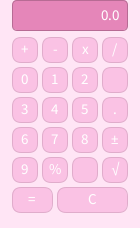
Frame 1 (no input)
Frame 60 (the mouse pressed at the canvas centre just before this capture): identical to frame 1, image omitted
Frame 120 (the mouse held since frame 60 and released just before this capture): identical to frame 1, image omitted

The Processing sketch that drew this single still picture (run headless with seeded random() and noise(); from frame 60 on, the mouse is pressed at the canvas centre):

// Processing sketch: Calculator
// ── Calculator.pde
// Piper Colvin | 15 Sep 2026 | Calculator
Button[] numButtons = new Button[10];
Button[] opButtons = new Button[12];
float l, r, result;
char op;
boolean left, newEntry;
String displayVal;

void setup() {
  size(140, 228);
  l = 0.0;
  r= 0.0;
  result = 0.0;
  op = ' ';
  displayVal = "0.0";
  left = true;
  newEntry = true;
  // Num Buttons
  numButtons[0] = new Button(25, 80, 25, 25, '0');
  numButtons[1] = new Button(55, 80, 25, 25, '1');
  numButtons[2] = new Button(85, 80, 25, 25, '2');
  numButtons[3] = new Button(25, 110, 25, 25, '3');
  numButtons[4] = new Button(55, 110, 25, 25, '4');
  numButtons[5] = new Button(85, 110, 25, 25, '5');
  numButtons[6] = new Button(25, 140, 25, 25, '6');
  numButtons[7] = new Button(55, 140, 25, 25, '7');
  numButtons[8] = new Button(85, 140, 25, 25, '8');
  numButtons[9] = new Button(25, 170, 25, 25, '9');

  // Op Buttons
  opButtons[0] = new Button(25, 50, 25, 25, '+');
  opButtons[1] = new Button(55, 50, 25, 25, '-');
  opButtons[2] = new Button(85, 50, 25, 25, 'x');
  opButtons[3] = new Button(115, 50, 25, 25, '/');
  opButtons[4] = new Button(115, 80, 25, 25, ' ');
  opButtons[5] = new Button(115, 110, 25, 25, '.');
  opButtons[6] = new Button(115, 140, 25, 25, '±');
  opButtons[7] = new Button(55, 170, 25, 25, '%');
  opButtons[8] = new Button(85, 170, 25, 25, ' ');
  opButtons[9] = new Button(115, 170, 25, 25, '√');
  opButtons[10] = new Button(32, 200, 40, 25, '=');
  opButtons[11] = new Button(92, 200, 70, 25, 'C');
}

void draw() {
  background(255, 229, 245);
  drawDisplay();
  for (int i = 0; i < numButtons.length; i++) {
    numButtons[i].display();
    numButtons[i].mouseOver(mouseX, mouseY);
  }
  for (int i = 0; i < opButtons.length; i++) {
    opButtons[i].display();
    opButtons[i].mouseOver(mouseX, mouseY);
  }
}

void drawDisplay() {
  rectMode(CENTER);
  fill(229, 134, 185);
  stroke(183, 107, 148);
  rect(width/2, 15, 115, 30, 5);
  fill(255);
  textAlign(RIGHT);
  textSize(15);
  text(displayVal, width-20, 20);
}

void mouseReleased() {
  // Number buttons
  for (int i = 0; i < numButtons.length; i++) {
    if (numButtons[i].hover) {
      handleEvent(numButtons[i].val, true);
    }
  }
  // Op buttons
  for (int i = 0; i < opButtons.length; i++) {
    if (opButtons[i].hover) {
      handleEvent(opButtons[i].val, false);
    }
  }
}


// Loop through op buttons
//for (int i =0; i < opButtons.length; i++) {
//if (opButtons[i].hover == true) {
//  if (opButtons[i].val == '=') {
//    // Perform a calculation
//    preformCalc();
//  } else if (opButtons[i].val == '+') {
//    displayVal = str(opButtons[i].val);
//    left = !left;
//    op = opButtons[i].val;
//  } else if (opButtons[i].val == '-') {
//    displayVal = str(opButtons[i].val);
//    left = !left;
//    op = opButtons[i].val;
//  } else if (opButtons[i].val == '/') {
//    displayVal = str(opButtons[i].val);
//    left = !left;
//    op = opButtons[i].val;
//  } else if (opButtons[i].val == 'x') {
//    displayVal = str(opButtons[i].val);
//    left = !left;
//    op = opButtons[i].val;
//  }
//}

// Display var
{
  println("L:" +  l);
  println("R:" +  r);
  println("Result:" +  result);
  println("left:" +  left);
  println("op:" +  op);
}

void preformCalc() {
  if (op == '+') {
    result = l + r;
  } else if (op == '-') {
    result = l - r;
  } else if (op == '/') {
    result = l/r;
  } else if (op == 'x') {
    result = l * r;
  }
  displayVal = str(result);
  left = !left;
  l=result;
  r=0.0;
}

void keyPressed() {
  println("keyCode: " + keyCode);
  if (keyCode == 49 || keyCode == 97) {
    handleEvent('1', true);
  } else if (keyCode == 50) {
    handleEvent('2', true);
  } else if (keyCode == 51) {
    handleEvent('3', true);
  } else if (keyCode == 52) {
    handleEvent('4', true);
  } else if (keyCode == 53) {
    handleEvent('5', true);
  } else if (keyCode == 61) {
    handleEvent('+', false);
  } else if (keyCode == 10) {
    handleEvent('=', false);
  } else if (keyCode == 8) { // =/Enter
    handleEvent('C', false);
  } else if (keyCode == 45) { // C/Backspace
    handleEvent('-', false);
  } else if (keyCode == 88) {
    handleEvent('x', false);
  } else if (keyCode == 47) {
    handleEvent('/', false);
  } else if (keyCode == 46) {
    handleEvent('.', false);
  } else if (keyCode == 92) {
    handleEvent('±', false);
  } else if (keyCode == 80) { // ±/Forward space 
    handleEvent('%', false);
  } else if (keyCode == 83) { // %/P key
    handleEvent('√', false);
  } else if (keyCode == 54) { // √/S key
    handleEvent('6', true);
  } else if (keyCode == 55) {
    handleEvent('7', true);
  } else if (keyCode == 56) {
    handleEvent('8', true);
  } else if (keyCode == 57) {
    handleEvent('9', true);
  } else if (keyCode == 48) {
    handleEvent('0', true);
  }
}

void handleEvent(char val, boolean isNum) {
  if (isNum == true) {
    
    // Do number stuff
    String digit = str(val);

    if (newEntry || displayVal.equals("0.0")) {
      displayVal = digit;
      newEntry = false;
    } else {
      displayVal += digit;
    }
    if (left) {
      l = float(displayVal);
    } else {
      r = float(displayVal);
    }
  } else {
    
    // Do operator stuff
    char clicked = val;

    if (clicked == '=') {
      preformCalc();
    } else if (clicked == '+' || clicked == '-' ||
      clicked == 'x' || clicked == '/') {
      op = clicked;
      left = false;
      newEntry = true;
      displayVal = str(op);
    } else if (clicked == '±') {
      if (left == true) {
        l *= -1;
        displayVal = str(l);
      } else {
        r *= -1;
        displayVal = str(r);
      }
    } else if (clicked == 'C') {
      // reset all variables
      l = 0.0;
      r= 0.0;
      result = 0.0;
      op = ' ';
      displayVal = "0.0";
      left = true;
      newEntry = true;
    } else if (clicked == '√') {
      // square root of display val
      if (left == true) {
        l = sqrt(l);
        displayVal = str(l);
      } else {
        r = sqrt(r);
        displayVal = str(r);
      }
    } else if (clicked == '.') {
      if (!displayVal.contains(".")) {
        displayVal += ".";
      }
    } else if (clicked == '%') {
      if (!displayVal.contains("%")) {
        displayVal += "%";
      }
    }
  }
}

// ── Button.pde
class Button {
  // Member Variables
  float x, y, w, h;
  char val;
  boolean hover;
  color c1, c2;

  // Constructor
  Button(float x, float y, float w, float h, char val) {
    this.x = x;
    this.y = y;
    this.w = w;
    this.h = h;
    this.val = val;
    hover = false;
    c1 = color(250, 194, 228);
    c2 = color(255, 214, 239);
  }

  // Member Methods
  void display() {
    if(hover == true) {
      fill(c2);
    } else {
      fill(c1);
    }
    stroke(224, 172, 203);
    rectMode(CENTER);
    rect(x, y, w, h, 9);
    fill(255);
    textAlign(CENTER);
    textSize(15);
    text(val, x, y+4);
  }
  
  void mouseOver(float tempX, float tempY)  {
    if(tempX > x-w/2 && tempX < x+w/2 && tempY > y-h/2 && tempY < y+h/2) {
      hover = true;
    } else {
      hover = false; 
    }
  }
}
